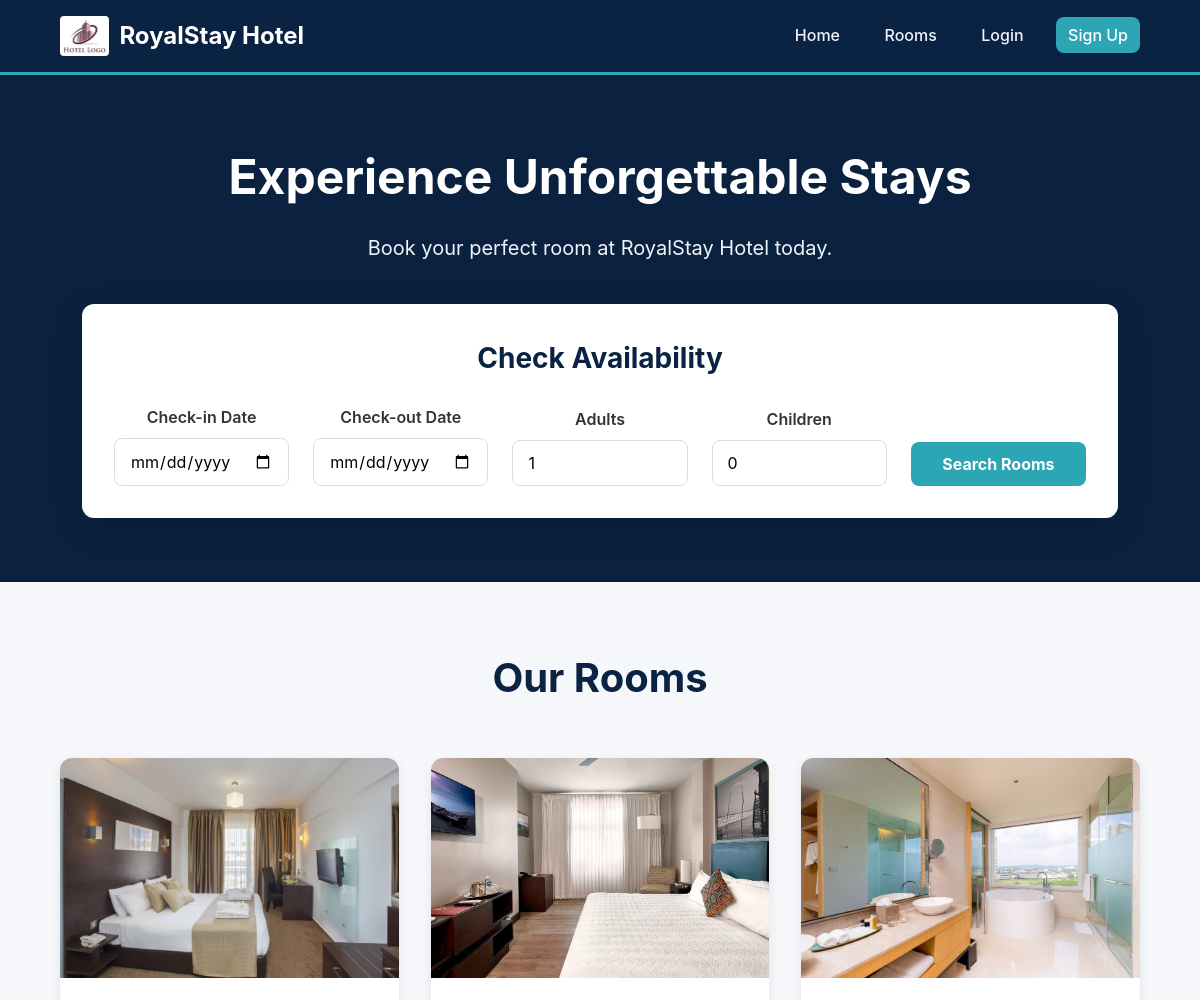
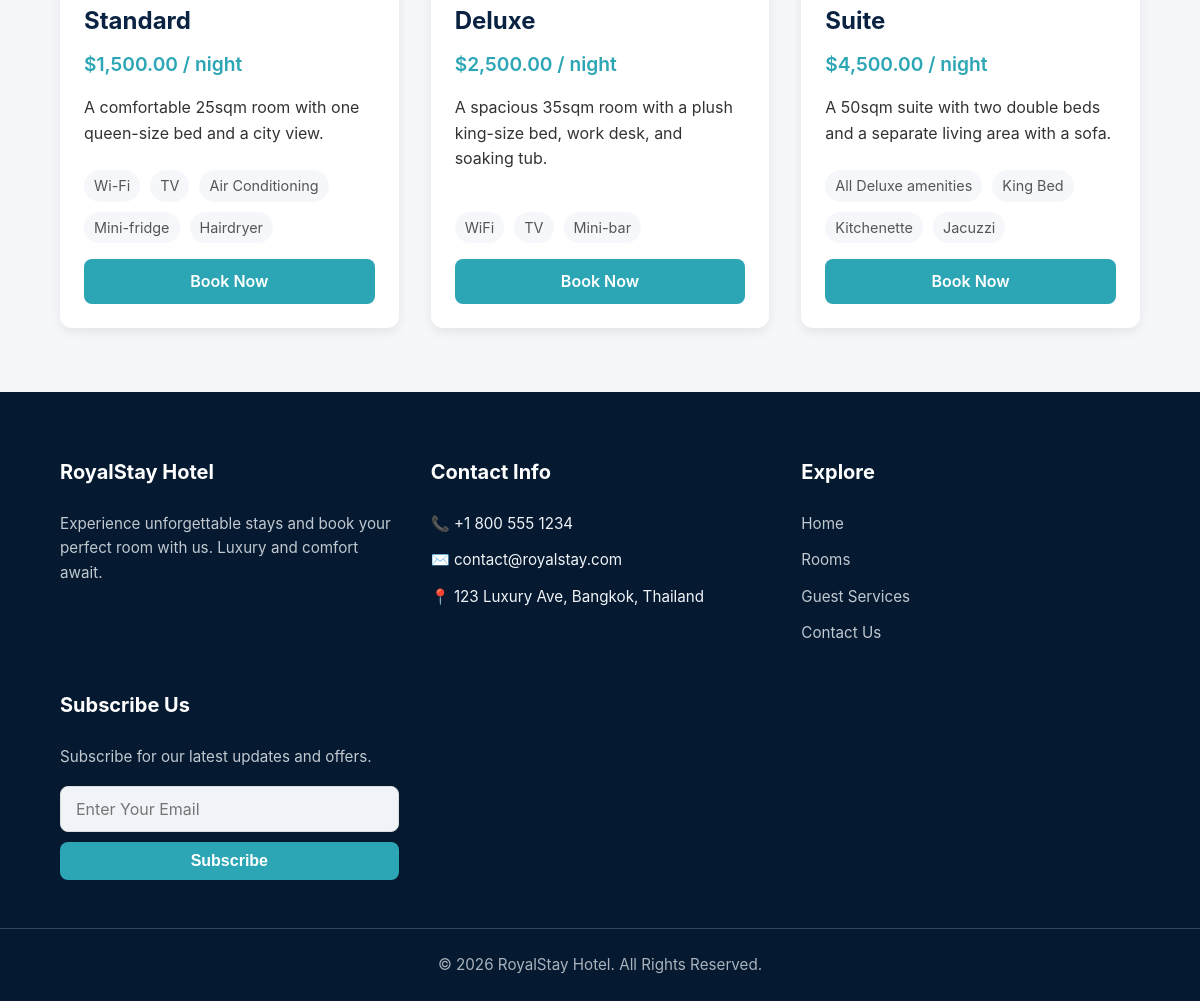
The page / on the database its author committed (2 pictures, top to bottom).
### tables this page shows
CREATE TABLE `roomtypes` (
  `type_id` int(11) NOT NULL,
  `type_name` varchar(50) NOT NULL,
  `description` varchar(255) DEFAULT NULL,
  `base_price` decimal(10,2) NOT NULL,
  `capacity` tinyint(4) NOT NULL,
  `amenities` text
);

### show_room.php (the view, shortened to what this page needs)
<?php
$query = "
    SELECT
        rt.*,
        (SELECT rti.image_url
         FROM RoomTypeImages rti
         WHERE rti.type_id = rt.type_id
         LIMIT 1) AS main_image_url
    FROM
        RoomTypes rt
    ORDER BY
        rt.base_price ASC
";
$result = $conn->query($query);
?>
<section class="room-section" id = "rooms">
    <div class="container">
        <h2>Our Rooms</h2>
        <div class="room-grid">
            <?php if ($result->num_rows > 0): ?>
                <?php while($room = $result->fetch_assoc()): ?>
                    <div class="room-card">
                        <img
                            src="<?php echo htmlspecialchars($room['main_image_url'] ?? '/uploads/rooms/default.jpg'); ?>"
                            alt="<?php echo htmlspecialchars($room['type_name']); ?>"
                            class="room-card-image"
                            onerror="this.onerror=null; this.src='https://placehold.co/400x220/0a2342/f0f4f8?text=Image+Not+Found';">
                        <div class="room-card-content">
                            <h3><?php echo htmlspecialchars($room['type_name']); ?></h3>
                            <div class="room-card-price">
                                $<?php echo htmlspecialchars(number_format($room['base_price'], 2)); ?> / night
                            </div>
                            <p class="room-card-description">
                                <?php echo htmlspecialchars($room['description']); ?>
                            </p>
                            <?php if (!empty($room['amenities'])): ?>
                                <ul class="room-card-amenities">
                                    <?php
                                        $amenities = explode(',', $room['amenities']);
                                        foreach ($amenities as $amenity):
                                    ?>
                                        <li><?php echo htmlspecialchars(trim($amenity)); ?></li>
                                    <?php endforeach; ?>
                                </ul>
                            <?php endif; ?>
                            <a href="search_results.php?type_id=<?php echo $room['type_id']; ?>" class="btn-primary">
                                Book Now
                            </a>
                        </div>
                    </div>
                <?php endwhile; ?>
            <?php else: ?>
                <p style="text-align: center; grid-column: 1 / -1;">No room types are currently available.</p>
            <?php endif; ?>
        </div>
    </div>
</section>

### index.php (shortened to what this page needs)
<?php
    require_once('connect.php');
?>
<!DOCTYPE html>
<html lang="en">
<head>
    <link rel="stylesheet" href="index.css">
</head>
<body>
    <?php include "navbar.php"; ?>
    <main>
        <div class="hero-section">
            <div class="container">
                <h1>Experience Unforgettable Stays</h1>
                <p>Book your perfect room at RoyalStay Hotel today.</p>
                <div class="availability-checker">
                    <h2>Check Availability</h2>
                    <form action="search_results.php" method="GET">
                        <div>
                            <label for="check_in">Check-in Date</label>
                            <input type="date" id="check_in" name="check_in"
                                min="<?php echo date('Y-m-d'); ?>" required>
                        </div>
                        <div>
                            <label for="check_out">Check-out Date</label>
                            <input type="date" id="check_out" name="check_out" required>
                        </div>
                        <div>
                            <label for="adults">Adults</label>
                            <input type="number" id="adults" name="adults" min="1" value="1" required>
                        </div>
                        <div>
                            <label for="children">Children</label>
                            <input type="number" id="children" name="children" min="0" value="0">
                        </div>
                        <div>
                            <label>&nbsp;</label>
                            <input type="submit" value="Search Rooms" class="btn-primary">
                        </div>
                    </form>
                </div>
            </div>
        </div>
        <?php
            include "show_room.php";
        ?>
    </main>
    <?php include "footer.php"; ?>
</body>
</html>

### navbar.php (shortened to what this page needs)
<header class="navbar-public">
    <div class="container">
        <a href="index.php" class="navbar-logo">
            <img src="/img/hotel_logo.png" alt="RoyalStay Hotel Logo"
                 onerror="this.style.display='none'">
            RoyalStay Hotel
        </a>
        <nav class="navbar-links-desktop">
            <a href="index.php">Home</a>
            <a href="#rooms">Rooms</a>
            <?php
            if (isset($_SESSION['email']) && isset($_SESSION['role'])):
                if ($_SESSION['role'] === 'guest'):
            ?>
                <a href="dashboard.php">My Dashboard</a>
                <a href="logout.php" class="btn-primary">Logout</a>
            <?php else:  ?>
                <a href="/admin/dashboard.php">Admin Dashboard</a>
                <a href="logout.php" class="btn-primary">Logout</a>
            <?php endif;
            else:
            ?>
                <a href="login.php">Login</a>
                <a href="registration.php" class="btn-primary">Sign Up</a>
            <?php endif; ?>
        </nav>
    </div>
</header>

### footer.php
<footer class="footer-public" id = "footer">
    <div class="container footer-grid">
        <div class="footer-col">
            <h3 class="footer-logo">RoyalStay Hotel</h3>
            <p>Experience unforgettable stays and book your perfect room with us. Luxury and comfort await.</p>
        </div>
        <div class="footer-col">
            <h4>Contact Info</h4>
            <ul class="footer-contact-list">
                <li>📞 +1 800 555 1234</li>
                <li>✉️ contact@royalstay.com</li>
                <li>📍 123 Luxury Ave, Bangkok, Thailand</li>
            </ul>
        </div>
        <div class="footer-col">
            <h4>Explore</h4>
            <ul class="footer-links">
                <li><a href="index.php">Home</a></li>
                <li><a href="#rooms">Rooms</a></li>
                <li><a href="#">Guest Services</a></li>
                <li><a href="#">Contact Us</a></li>
            </ul>
        </div>
        <div class="footer-col">
            <h4>Subscribe Us</h4>
            <p>Subscribe for our latest updates and offers.</p>
            <form class="footer-subscribe-form" action="#" method="POST">
                <input type="email" name="email" placeholder="Enter Your Email" required>
                <button type="submit" class="btn-primary">Subscribe</button>
            </form>
        </div>
    </div>
    <div class="footer-bottom-bar">
        <p>&copy; <?php echo date("Y"); ?> RoyalStay Hotel. All Rights Reserved.</p>
    </div>
</footer>

### rows shown on the page
roomtypes: shows a picture, type_name "Standard", base_price "1,500.00", description "A comfortable 25sqm room with one queen-size bed and a city view.", amenities "Wi-Fi", amenities "TV", amenities "Air Conditioning", amenities "Mini-fridge", amenities "Hairdryer"
roomtypes: shows a picture, type_name "Deluxe", base_price "2,500.00", description "A spacious 35sqm room with a plush king-size bed, work desk, and soaking tub.", amenities "WiFi", amenities "TV", amenities "Mini-bar"
roomtypes: shows a picture, type_name "Suite", base_price "4,500.00", description "A 50sqm suite with two double beds and a separate living area with a sofa.", amenities "All Deluxe amenities", amenities "King Bed", amenities "Kitchenette", amenities "Jacuzzi"
